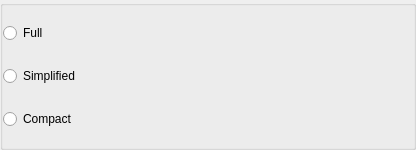
<?xml version="1.0" encoding="UTF-8"?>
<ui version="4.0">
 <class>RosterContactViewOptionsClass</class>
 <widget class="QWidget" name="RosterContactViewOptionsClass">
  <property name="geometry">
   <rect>
    <x>0</x>
    <y>0</y>
    <width>416</width>
    <height>150</height>
   </rect>
  </property>
  <layout class="QGridLayout" name="gridLayout">
   <property name="margin">
    <number>0</number>
   </property>
   <item row="0" column="0" colspan="2">
    <widget class="QGroupBox" name="groupBox">
     <property name="title">
      <string/>
     </property>
     <property name="flat">
      <bool>true</bool>
     </property>
     <property name="checkable">
      <bool>false</bool>
     </property>
     <layout class="QGridLayout" name="gridLayout_2">
      <property name="leftMargin">
       <number>0</number>
      </property>
      <property name="topMargin">
       <number>0</number>
      </property>
      <property name="rightMargin">
       <number>1</number>
      </property>
      <property name="bottomMargin">
       <number>0</number>
      </property>
      <item row="0" column="0">
       <widget class="QRadioButton" name="rdbViewFull">
        <property name="text">
         <string>Full</string>
        </property>
       </widget>
      </item>
      <item row="0" column="1">
       <widget class="QLabel" name="lblViewFull">
        <property name="sizePolicy">
         <sizepolicy hsizetype="Expanding" vsizetype="Preferred">
          <horstretch>0</horstretch>
          <verstretch>0</verstretch>
         </sizepolicy>
        </property>
        <property name="textFormat">
         <enum>Qt::PlainText</enum>
        </property>
       </widget>
      </item>
      <item row="1" column="0">
       <widget class="QRadioButton" name="rdbViewSimplified">
        <property name="text">
         <string>Simplified</string>
        </property>
       </widget>
      </item>
      <item row="1" column="1">
       <widget class="QLabel" name="lblViewSimplified">
        <property name="sizePolicy">
         <sizepolicy hsizetype="Expanding" vsizetype="Preferred">
          <horstretch>0</horstretch>
          <verstretch>0</verstretch>
         </sizepolicy>
        </property>
        <property name="textFormat">
         <enum>Qt::PlainText</enum>
        </property>
       </widget>
      </item>
      <item row="2" column="0">
       <widget class="QRadioButton" name="rdbViewCompact">
        <property name="text">
         <string>Compact</string>
        </property>
       </widget>
      </item>
      <item row="2" column="1">
       <widget class="QLabel" name="lblViewCompact">
        <property name="sizePolicy">
         <sizepolicy hsizetype="Expanding" vsizetype="Preferred">
          <horstretch>0</horstretch>
          <verstretch>0</verstretch>
         </sizepolicy>
        </property>
        <property name="textFormat">
         <enum>Qt::PlainText</enum>
        </property>
       </widget>
      </item>
     </layout>
    </widget>
   </item>
  </layout>
 </widget>
 <layoutdefault spacing="6" margin="11"/>
 <resources/>
 <connections/>
</ui>
